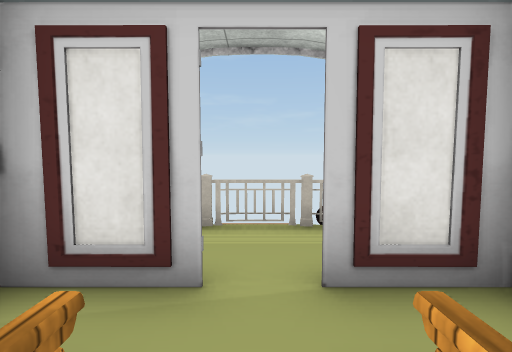
View 1 (above)

12 first-person views from a walk through a 3-D level made in the Unity game engine. The camera is 1.2 m above the floor, tilts 4° down and sees 85° across. Doors are open. The floor is counted in squares, 1 m on a side. Each view is taken from the middle of a square. On the plan, view 1 faces up. The plan holds only what a view shows up to about 13 squares ahead; the rest is blank. The place goes on beyond the plan. The player is left out. Some animated figures are left out. Some surface patterns are stand-ins.

View 2
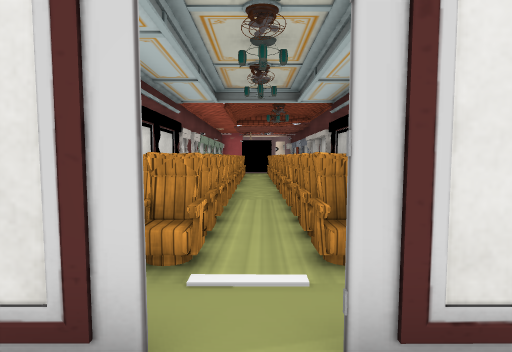

View 3
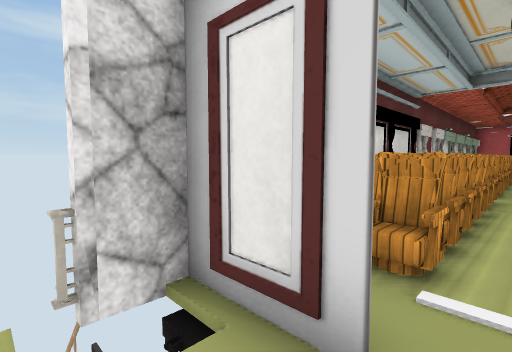

View 4
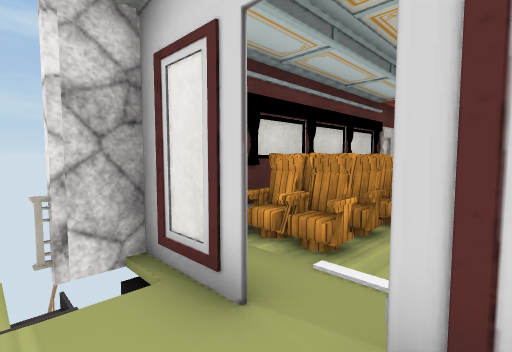

View 5
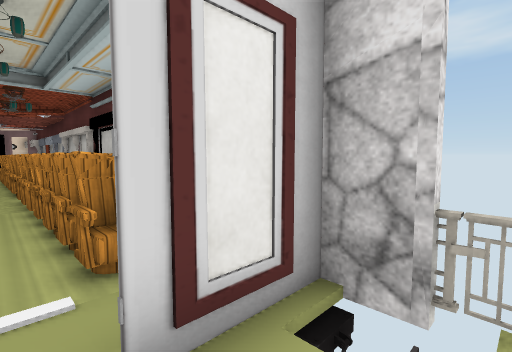

View 6
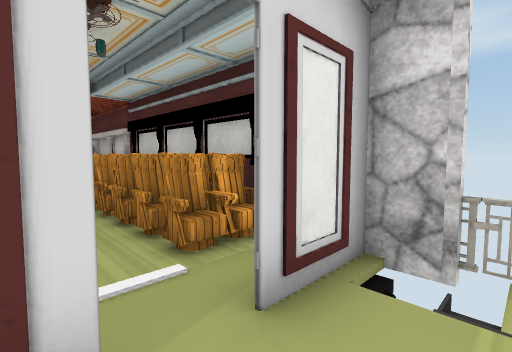

View 7
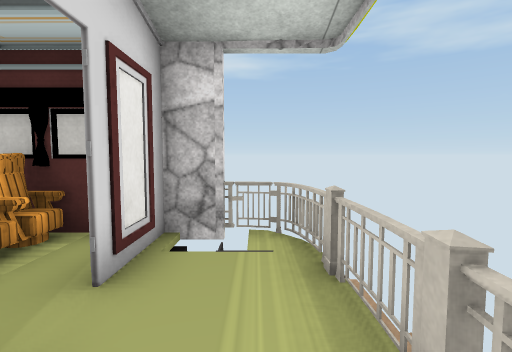

View 8
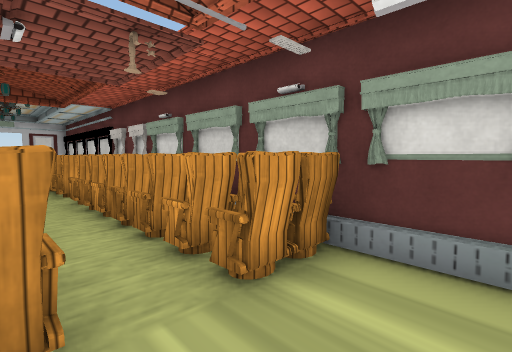

View 9
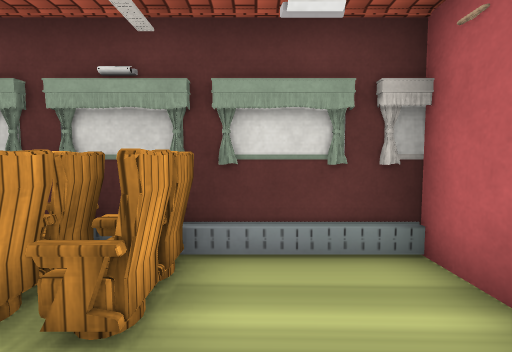

View 10
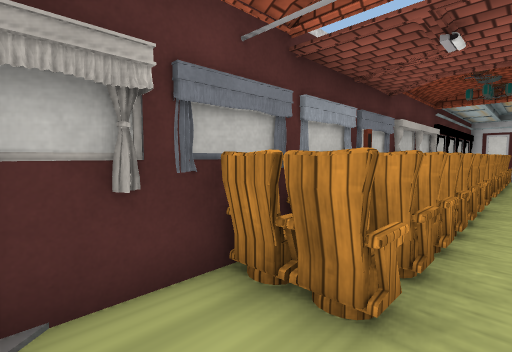

View 11
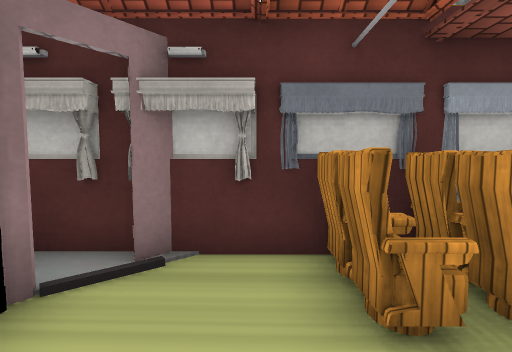

View 12
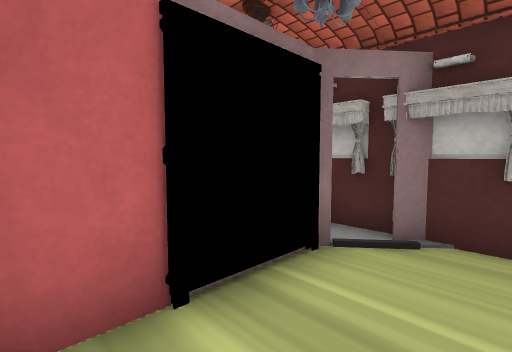

### Floor plan
Points are (right, up) in squares from view 1. A wall is a line through its corners. A room is listed if a view was taken in it or the views show most of it. See-through windows are left out.
Room 1 (views 1, 8, 9, 10, 11, 12)
walls: (-2.3, -5.4) (-2.3, -6.7); (2.4, -3.1) (2.4, 0.9); (-2.3, -12.2) (-2.3, -15.1) (-1.9, -15.4); (-2.3, 1.5) (-2.3, 0.3); (0.9, -16) (2.4, -16) (2.4, -5.4); (-2.3, -15.9) (-2, -16.3); (-0.5, 2.5) (-2.3, 2.5); (2.4, 2.5) (0.5, 2.5)
ways out: open door at (0, 2.5) to room 2; open door at (-1.7, -15.7)
objects: other object (-2, -13); other object (-2, -12); other object (-2, 0); other object (-1, -13); other object (-1, -12); other object (-1, -11); other object (-1, -10); other object (-1, -9); other object (-1, -8); other object (-1, -7); other object (-1, -5); other object (-1, -4); other object (-1, -3); other object (-1, -2); other object (-1, -1); other object (-1, 0) to (-1, 1); other object (1, -13); other object (1, -12); other object (1, -11); other object (1, -10); other object (1, -9); other object (1, -8); other object (1, -7); other object (1, -5); other object (1, -4); other object (1, -3); other object (1, -2); other object (1, -1); other object (1, 0) to (1, 1); other object (2, -13); other object (2, -12); other object (2, 0)
Room 2 (views 2, 3, 4, 5, 6, 7)
walls: (0.6, 2.6) (2.4, 2.6) (2.4, 3.5); (-2.4, 3.6) (-2.4, 2.5) (-0.4, 2.5)
ways out: open door at (0, 2.5) to room 1
objects: other object (-2, 4) to (1, 5)

Where each view was taken, in squares from view 1:
view 1: 0 up, 0 right, facing up
view 2: 4 up, 0 right, facing down
view 3: 4 up, 0 right, facing down-right
view 4: 4 up, 1 left, facing down-right
view 5: 4 up, 0 right, facing down-left
view 6: 4 up, 1 right, facing down-left
view 7: 4 up, 2 right, facing left
view 8: 15 down, 1 left, facing up-right
view 9: 14 down, 1 left, facing right
view 10: 15 down, 0 right, facing up-left
view 11: 14 down, 1 right, facing left
view 12: 14 down, 2 right, facing down-left
